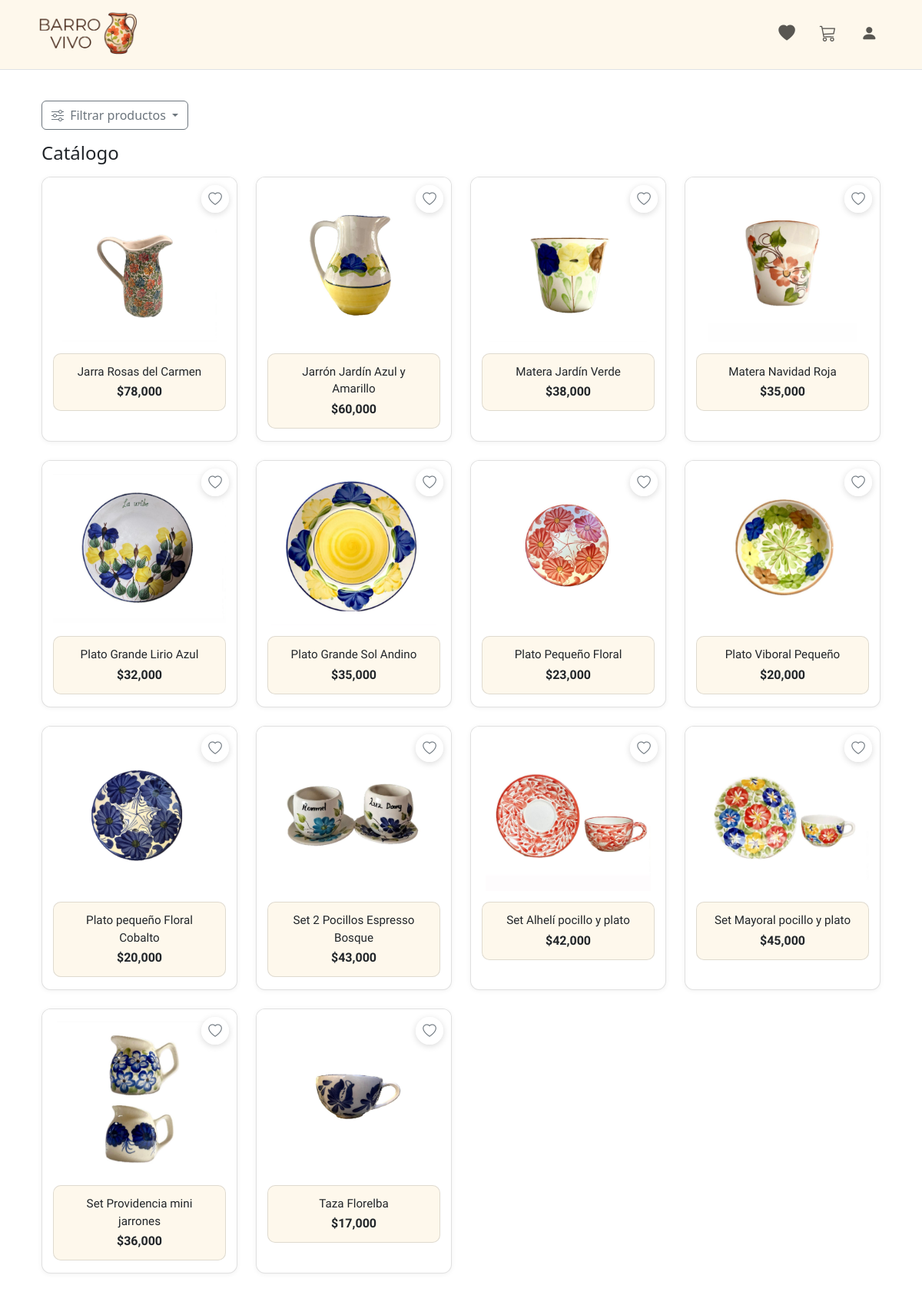
The page / on the database its author committed.
### producto/models.py (models this page shows, shortened)
class Producto(models.Model):
    nombre = models.CharField(max_length=120, verbose_name="Nombre")
    descripcion = models.TextField(blank=True, verbose_name="Descripción")
    categorias = models.ManyToManyField(Categoria, related_name="productos", blank=True, verbose_name="Categorías")
    precio = models.DecimalField(max_digits=12, decimal_places=2, verbose_name="Precio")
    imagen = models.ImageField(upload_to="productos/", blank=True, null=True, verbose_name="Imagen")
    cantidad_disp = models.PositiveIntegerField(default=0, verbose_name="Cantidad disponible")
    es_activo = models.BooleanField(default=True, verbose_name="Visible")
    creado = models.DateTimeField(auto_now_add=True)
    actualizado = models.DateTimeField(auto_now=True)
    class Meta:
        ordering = ["nombre"]

### usuario/views.py (the view, shortened to what this page needs)
# urls.py: path('', InicioView.as_view(), name='home'),
class InicioView(TemplateView):
    template_name = "home.html"
    def get_context_data(self, **kwargs):
        ctx = super().get_context_data(**kwargs)
        qs = Producto.objects.filter(es_activo=True, cantidad_disp__gt=0)
        req = self.request.GET
        slugs = req.getlist("cat")
        if slugs:
            qs = qs.filter(categorias__slug__in=slugs).distinct()
        def as_decimal(val):
            try:
                return Decimal(val)
            except (InvalidOperation, TypeError):
                return None
        pmin = as_decimal(req.get("min"))
        pmax = as_decimal(req.get("max"))
        if pmin is not None:
            qs = qs.filter(precio__gte=pmin)
        if pmax is not None:
            qs = qs.filter(precio__lte=pmax)
        qs = qs.order_by("nombre")
        ctx["productos"] = qs
        ctx["categorias"] = Categoria.objects.order_by("nombre")
        ctx["cats_seleccionadas"] = set(slugs)
        ctx["precio_min"] = (self.request.GET.get("min") or "")
        ctx["precio_max"] = (self.request.GET.get("max") or "")
        ctx["orden"] = self.request.GET.get("orden", "")
        return ctx

### usuario/templates/home.html (shortened to what this page needs)
{% extends "base.html" %}
{% load humanize %}
{% block content %}
<div class="container py-3">
  <div class="d-flex justify-content-between align-items-center mb-3">
    <div class="dropdown">
      <button class="btn btn-outline-secondary btn-filtros dropdown-toggle"
             type="button" data-bs-toggle="dropdown" aria-expanded="false">
        <i class="bi bi-sliders me-1"></i> Filtrar productos
      </button>
    </div>
  </div>
  <h1 class="h4 mb-3">Catálogo</h1>
  {% include "productos.html" with productos=productos %}
</div>
{% endblock %}

### producto/templates/productos.html (shortened to what this page needs)
{% load humanize %}
<div class="row row-cols-1 row-cols-sm-2 row-cols-md-3 row-cols-lg-4 g-4">
  {% for p in productos %}
    <div class="col">
      <div class="card card-producto h-100 position-relative">
        <div class="favorito-btn position-absolute" style="top: 10px; right: 10px; z-index: 10;">
          {% if user.is_authenticated %}
            <form method="post" action="{% url 'producto:toggle_favorito' p.id %}" class="d-inline">
              {% csrf_token %}
              <input type="hidden" name="next" value="{{ request.get_full_path }}">
              <button type="submit" class="btn-favorito {% if p.es_favorito %}favorito-activo{% endif %}"
                      title="{% if p.es_favorito %}Quitar de favoritos{% else %}Agregar a favoritos{% endif %}">
                <i class="bi bi-heart{% if p.es_favorito %}-fill{% endif %}"></i>
              </button>
            </form>
          {% else %}
            <a href="{% url 'usuario:login' %}?next={{ request.path }}" class="btn-favorito" title="Inicia sesión para agregar a favoritos">
              <i class="bi bi-heart"></i>
            </a>
          {% endif %}
        </div>
        <div class="zona-img position-relative text-center">
          {% if p.imagen %}
            <img src="{{ p.imagen.url }}" class="img-fluid" alt="{{ p.nombre }}"
                 style="height:200px;object-fit:contain;">
          {% else %}
            <div class="d-flex align-items-center justify-content-center bg-light" style="height:200px;">
              <span class="text-muted small">Sin imagen</span>
            </div>
          {% endif %}
        </div>
        <div class="mini-card-info text-center">
          <div class="nombre">{{ p.nombre }}</div>
          <div class="precio">${{ p.precio|floatformat:0|intcomma }}</div>
        </div>
      </div>
    </div>
  {% empty %}
    <div class="col-12">
      <div class="alert alert-secondary">No hay productos disponibles por ahora.</div>
    </div>
  {% endfor %}
</div>

### static/tema.css (style rules this page uses)
:root { --mini-bg: #FEF8EC; --hover-bg: #D9D9D9; }
.card.card-producto { background:#fff; border:1px solid rgba(0,0,0,.12); border-radius:12px; overflow:hidden; transition:transform .18s ease, box-shadow .18s ease, background-color .18s ease, border-color .18s ease; box-shadow:0 1px 6px rgba(0,0,0,.06); }
.card-producto .zona-img { background:#fff; min-height:220px; display:flex; align-items:center; justify-content:center; padding:.9rem; position:relative; }
.card-producto img { transition: transform .18s ease; }
.card-producto .mini-card-info { background:var(--mini-bg); margin:0 .9rem 1rem; padding:.75rem .9rem; border:1px solid rgba(0,0,0,.12); border-radius:10px; }
.card-producto .mini-card-info .nombre { font-family:'Montserrat', system-ui, -apple-system, Segoe UI, Roboto, Arial, sans-serif; font-weight:500; font-size:.95rem; margin-bottom:.15rem; }
.card-producto .mini-card-info .precio { font-family:'Montserrat', system-ui, -apple-system, Segoe UI, Roboto, Arial, sans-serif; font-weight:600; }
:root { --bs-primary: #EF6E3A; --bs-primary-rgb: 239,110,58; --bs-link-color: #EF6E3A; --bs-link-hover-color: #d55f30; }
.btn-favorito { background: rgba(255, 255, 255, 0.9); border: none; border-radius: 50%; width: 36px; height: 36px; display: flex; align-items: center; justify-content: center; cursor: pointer; transition: all 0.3s ease; box-shadow: 0 2px 8px rgba(0, 0, 0, 0.15); color: #6c757d; text-decoration: none; }
.btn-favorito i { font-size: 1.1rem; transition: all 0.3s ease; }
.favorito-btn { z-index: 10; }

### rows shown on the page
Producto: imagen (picture), nombre "Jarra Rosas del Carmen", precio "78,000"
Producto: imagen (picture), nombre "Jarrón Jardín Azul y Amarillo", precio "60,000"
Producto: imagen (picture), nombre "Matera Jardín Verde", precio "38,000"
Producto: imagen (picture), nombre "Matera Navidad Roja", precio "35,000"
Producto: imagen (picture), nombre "Plato Grande Lirio Azul", precio "32,000"
Producto: imagen (picture), nombre "Plato Grande Sol Andino", precio "35,000"
Producto: imagen (picture), nombre "Plato Pequeño Floral", precio "23,000"
Producto: imagen (picture), nombre "Plato Viboral Pequeño", precio "20,000"
Producto: imagen (picture), nombre "Plato pequeño Floral Cobalto", precio "20,000"
Producto: imagen (picture), nombre "Set 2 Pocillos Espresso Bosque", precio "43,000"
Producto: imagen (picture), nombre "Set Alhelí pocillo y plato", precio "42,000"
Producto: imagen (picture), nombre "Set Mayoral pocillo y plato", precio "45,000"
Producto: imagen (picture), nombre "Set Providencia mini jarrones", precio "36,000"
Producto: imagen (picture), nombre "Taza Florelba", precio "17,000"
